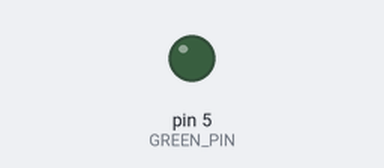
Bench run of a sketch on a simulated Arduino Uno, built with avr-gcc and run on an emulated ATmega328P. Shown: output pins drawn as LEDs (lit = HIGH). Dashed ring = blinking.

Above: at 1.0 s.
At 2.5 s:
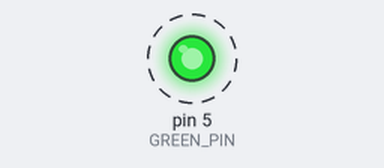
Timing chart, 0 to 4.6 s (numbered marks = the images above):
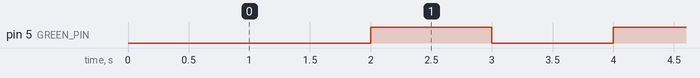

The sketch:

esp8266.ino
```cpp
#include <ArduinoJson.h>
#include <SoftwareSerial.h>

#define GREEN_PIN 5

const char LED_TYPE = 'L'; // 76  L
const long interval = 1000;
unsigned long previousMillis = 0;

String data = "";
bool dataAvalable = false;
bool flag1 =  true;
bool flag2 =  true;
bool swtich =  true;
bool greenState = false;

SoftwareSerial softwareSerial(3, 1); // (Rx, Tx)

void setup() {
  // Init Serial Monitor
  Serial.begin(9600);
  softwareSerial.begin(9600);
  pinMode(GREEN_PIN, OUTPUT);
}

void loop() {
  unsigned long currentMillis = millis();
  if (currentMillis - previousMillis >= interval) {
    previousMillis = currentMillis;

    if (greenState) {
      digitalWrite(GREEN_PIN, HIGH);
      greenState = false;
    } else {
      digitalWrite(GREEN_PIN, LOW);
      greenState = true;
    }


    if (swtich) {
      swtich = false;
      if (flag1) {
        flag1 = false;
        testEspToUno( flag1, 5);
      } else {
        flag1 = true;
        testEspToUno(flag1, 5);
      }
    } else {
      swtich = true;
      if (flag2) {
        flag2 = false;
        testEspToUno(flag2, 4);

      } else {
        flag2 = true;
        testEspToUno(flag2, 4);
      }
    }

    if (softwareSerial.available()) {
      data = softwareSerial.readString();
      dataAvalable = true;
    }

    if (dataAvalable) {
      DynamicJsonDocument jsonDocument(128);
      DeserializationError error = deserializeJson(jsonDocument, data);
      if (error) {
        //Serial.print(F("ESP deserializeJson() failed: "));
        //Serial.println(error.c_str());
        data = "";
        return;
      }

      String type = jsonDocument["type"];
      String pin = jsonDocument["pin"];
      String state = jsonDocument["state"];
      String opStatus = jsonDocument["opStatus"];
      String output = "Uno Response = { 'type': '" + type + "','pin':'" + pin + "','state':'" + state + "','status':'" + opStatus + "'}";
       // to print response
      //softwareSerial.println(output);
      data = "";
      dataAvalable = false;
    }
  }
}

void testEspToUno(bool flag, int pin) {
  DynamicJsonDocument jsonDocument(128);
  jsonDocument["type"] = LED_TYPE;
  jsonDocument["pin"] = pin;
  jsonDocument["state"] = flag;
  serializeJson(jsonDocument, softwareSerial);
  Serial.println();
  Serial.flush();
}
```

Measured:
- by itself, pin 5 (GREEN_PIN): alternates HIGH for 1.0 s and LOW for 1.0 s
